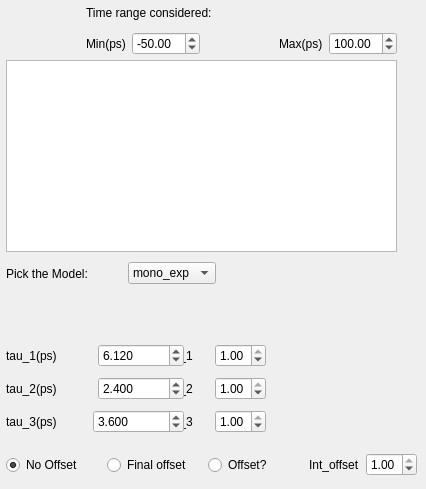
      <widget class="QWidget" name="tab_10">
       <attribute name="title">
        <string>time neg</string>
       </attribute>
       <widget class="QWidget" name="layoutWidget_20">
        <property name="geometry">
         <rect>
          <x>166</x>
          <y>340</y>
          <width>100</width>
          <height>98</height>
         </rect>
        </property>
        <layout class="QVBoxLayout" name="verticalLayout_17">
         <item>
          <layout class="QHBoxLayout" name="horizontalLayout_86">
           <item>
            <widget class="QLabel" name="label_74">
             <property name="text">
              <string>Int_1</string>
             </property>
            </widget>
           </item>
           <item>
            <widget class="QDoubleSpinBox" name="doubleSpinBox_time_int_1_bidir_min">
             <property name="decimals">
              <number>2</number>
             </property>
             <property name="minimum">
              <double>0.010000000000000</double>
             </property>
             <property name="maximum">
              <double>1.000000000000000</double>
             </property>
             <property name="singleStep">
              <double>0.010000000000000</double>
             </property>
             <property name="value">
              <double>1.000000000000000</double>
             </property>
            </widget>
           </item>
          </layout>
         </item>
         <item>
          <layout class="QHBoxLayout" name="horizontalLayout_87">
           <item>
            <widget class="QLabel" name="label_75">
             <property name="text">
              <string>Int_2</string>
             </property>
            </widget>
           </item>
           <item>
            <widget class="QDoubleSpinBox" name="doubleSpinBox_time_int_2_bidir_min">
             <property name="minimum">
              <double>0.010000000000000</double>
             </property>
             <property name="maximum">
              <double>1.000000000000000</double>
             </property>
             <property name="singleStep">
              <double>0.010000000000000</double>
             </property>
             <property name="value">
              <double>1.000000000000000</double>
             </property>
            </widget>
           </item>
          </layout>
         </item>
         <item>
          <layout class="QHBoxLayout" name="horizontalLayout_88">
           <item>
            <widget class="QLabel" name="label_76">
             <property name="text">
              <string>Int_3</string>
             </property>
            </widget>
           </item>
           <item>
            <widget class="QDoubleSpinBox" name="doubleSpinBox_time_int_3_bidir_min">
             <property name="minimum">
              <double>0.010000000000000</double>
             </property>
             <property name="maximum">
              <double>1.000000000000000</double>
             </property>
             <property name="singleStep">
              <double>0.010000000000000</double>
             </property>
             <property name="value">
              <double>1.000000000000000</double>
             </property>
            </widget>
           </item>
          </layout>
         </item>
        </layout>
       </widget>
       <widget class="QWidget" name="layoutWidget_21">
        <property name="geometry">
         <rect>
          <x>6</x>
          <y>450</y>
          <width>411</width>
          <height>30</height>
         </rect>
        </property>
        <layout class="QHBoxLayout" name="horizontalLayout_89">
         <item>
          <widget class="QRadioButton" name="radioButton_no_offset_bidir_min">
           <property name="text">
            <string>No Offset</string>
           </property>
           <property name="checked">
            <bool>true</bool>
           </property>
          </widget>
         </item>
         <item>
          <widget class="QRadioButton" name="radioButton_time_final_offset_bidir_min">
           <property name="toolTip">
            <string>Assumes that the final state is ionizable/has an infinite lifetime.</string>
           </property>
           <property name="text">
            <string>Final offset</string>
           </property>
          </widget>
         </item>
         <item>
          <widget class="QRadioButton" name="radioButton_time_offset_bidir_min">
           <property name="toolTip">
            <string>Assumes that there is an indipendant species which just gives an offset.</string>
           </property>
           <property name="text">
            <string>Offset?</string>
           </property>
          </widget>
         </item>
         <item>
          <layout class="QHBoxLayout" name="horizontalLayout_90">
           <item>
            <widget class="QLabel" name="label_77">
             <property name="text">
              <string>Int_offset</string>
             </property>
            </widget>
           </item>
           <item>
            <widget class="QDoubleSpinBox" name="doubleSpinBox_time_int_offset_bidir_min">
             <property name="minimum">
              <double>0.010000000000000</double>
             </property>
             <property name="maximum">
              <double>1.000000000000000</double>
             </property>
             <property name="singleStep">
              <double>0.010000000000000</double>
             </property>
             <property name="value">
              <double>1.000000000000000</double>
             </property>
            </widget>
           </item>
          </layout>
         </item>
        </layout>
       </widget>
       <widget class="QWidget" name="layoutWidget_22">
        <property name="geometry">
         <rect>
          <x>86</x>
          <y>0</y>
          <width>311</width>
          <height>55</height>
         </rect>
        </property>
        <layout class="QVBoxLayout" name="verticalLayout_18">
         <item>
          <widget class="QLabel" name="label_78">
           <property name="text">
            <string>Time range considered:</string>
           </property>
          </widget>
         </item>
         <item>
          <layout class="QHBoxLayout" name="horizontalLayout_91">
           <item>
            <layout class="QHBoxLayout" name="horizontalLayout_92">
             <item>
              <widget class="QLabel" name="label_79">
               <property name="text">
                <string>Min(ps)</string>
               </property>
              </widget>
             </item>
             <item>
              <widget class="QDoubleSpinBox" name="doubleSpinBox_time_min_bidir_min">
               <property name="minimum">
                <double>-500.000000000000000</double>
               </property>
               <property name="maximum">
                <double>500.000000000000000</double>
               </property>
               <property name="singleStep">
                <double>1.000000000000000</double>
               </property>
               <property name="value">
                <double>-50.000000000000000</double>
               </property>
              </widget>
             </item>
            </layout>
           </item>
           <item>
            <spacer name="horizontalSpacer_25">
             <property name="orientation">
              <enum>Qt::Horizontal</enum>
             </property>
             <property name="sizeHint" stdset="0">
              <size>
               <width>40</width>
               <height>20</height>
              </size>
             </property>
            </spacer>
           </item>
           <item>
            <layout class="QHBoxLayout" name="horizontalLayout_93">
             <item>
              <widget class="QLabel" name="label_80">
               <property name="text">
                <string>Max(ps)</string>
               </property>
              </widget>
             </item>
             <item>
              <widget class="QDoubleSpinBox" name="doubleSpinBox_time_max_bidir_min">
               <property name="minimum">
                <double>-500.000000000000000</double>
               </property>
               <property name="maximum">
                <double>500.000000000000000</double>
               </property>
               <property name="value">
                <double>100.000000000000000</double>
               </property>
              </widget>
             </item>
            </layout>
           </item>
          </layout>
         </item>
        </layout>
       </widget>
       <widget class="PlotWidget" name="viewer_time_bidir_min">
        <property name="geometry">
         <rect>
          <x>6</x>
          <y>60</y>
          <width>391</width>
          <height>192</height>
         </rect>
        </property>
       </widget>
       <widget class="QWidget" name="layoutWidget_23">
        <property name="geometry">
         <rect>
          <x>6</x>
          <y>340</y>
          <width>178</width>
          <height>98</height>
         </rect>
        </property>
        <layout class="QVBoxLayout" name="verticalLayout_19">
         <item>
          <layout class="QHBoxLayout" name="horizontalLayout_94">
           <item>
            <widget class="QLabel" name="label_81">
             <property name="text">
              <string>tau_1(ps)</string>
             </property>
            </widget>
           </item>
           <item>
            <widget class="QDoubleSpinBox" name="doubleSpinBox_time_tau1_bidir_min">
             <property name="decimals">
              <number>3</number>
             </property>
             <property name="minimum">
              <double>0.001000000000000</double>
             </property>
             <property name="maximum">
              <double>50000.000000000000000</double>
             </property>
             <property name="singleStep">
              <double>1.000000000000000</double>
             </property>
             <property name="value">
              <double>6.120000000000000</double>
             </property>
            </widget>
           </item>
          </layout>
         </item>
         <item>
          <layout class="QHBoxLayout" name="horizontalLayout_95">
           <item>
            <widget class="QLabel" name="label_82">
             <property name="text">
              <string>tau_2(ps)</string>
             </property>
            </widget>
           </item>
           <item>
            <widget class="QDoubleSpinBox" name="doubleSpinBox_time_tau2_bidir_min">
             <property name="decimals">
              <number>3</number>
             </property>
             <property name="minimum">
              <double>0.001000000000000</double>
             </property>
             <property name="maximum">
              <double>50000.000000000000000</double>
             </property>
             <property name="value">
              <double>2.400000000000000</double>
             </property>
            </widget>
           </item>
          </layout>
         </item>
         <item>
          <layout class="QHBoxLayout" name="horizontalLayout_96">
           <item>
            <widget class="QLabel" name="label_83">
             <property name="text">
              <string>tau_3(ps)</string>
             </property>
            </widget>
           </item>
           <item>
            <widget class="QDoubleSpinBox" name="doubleSpinBox_time_tau3_bidir_min">
             <property name="decimals">
              <number>3</number>
             </property>
             <property name="minimum">
              <double>0.001000000000000</double>
             </property>
             <property name="maximum">
              <double>500000.000000000000000</double>
             </property>
             <property name="value">
              <double>3.600000000000000</double>
             </property>
            </widget>
           </item>
          </layout>
         </item>
        </layout>
       </widget>
       <widget class="QWidget" name="layoutWidget_25">
        <property name="geometry">
         <rect>
          <x>6</x>
          <y>260</y>
          <width>210</width>
          <height>27</height>
         </rect>
        </property>
        <layout class="QHBoxLayout" name="horizontalLayout_100">
         <item>
          <widget class="QLabel" name="label_87">
           <property name="sizePolicy">
            <sizepolicy hsizetype="MinimumExpanding" vsizetype="MinimumExpanding">
             <horstretch>0</horstretch>
             <verstretch>0</verstretch>
            </sizepolicy>
           </property>
           <property name="statusTip">
            <string>(for the moment sequential up to three time-constans implemented)</string>
           </property>
           <property name="text">
            <string>Pick the Model:</string>
           </property>
          </widget>
         </item>
         <item>
          <spacer name="horizontalSpacer_27">
           <property name="orientation">
            <enum>Qt::Horizontal</enum>
           </property>
           <property name="sizeHint" stdset="0">
            <size>
             <width>40</width>
             <height>20</height>
            </size>
           </property>
          </spacer>
         </item>
         <item>
          <widget class="QComboBox" name="comboBox_global_pick_model_bidir_min">
           <item>
            <property name="text">
             <string>mono_exp</string>
            </property>
           </item>
           <item>
            <property name="text">
             <string>bi_exp</string>
            </property>
           </item>
           <item>
            <property name="text">
             <string>tri_exp</string>
            </property>
           </item>
          </widget>
         </item>
        </layout>
       </widget>
      </widget>
